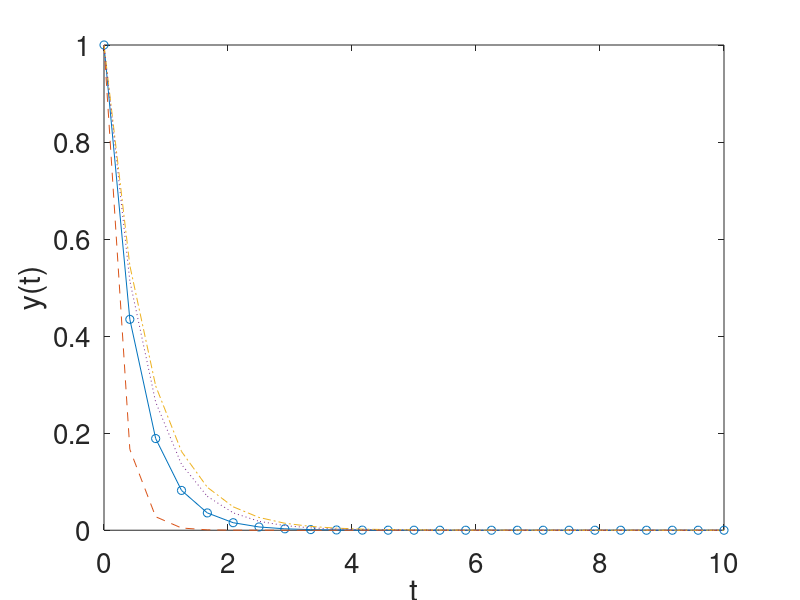
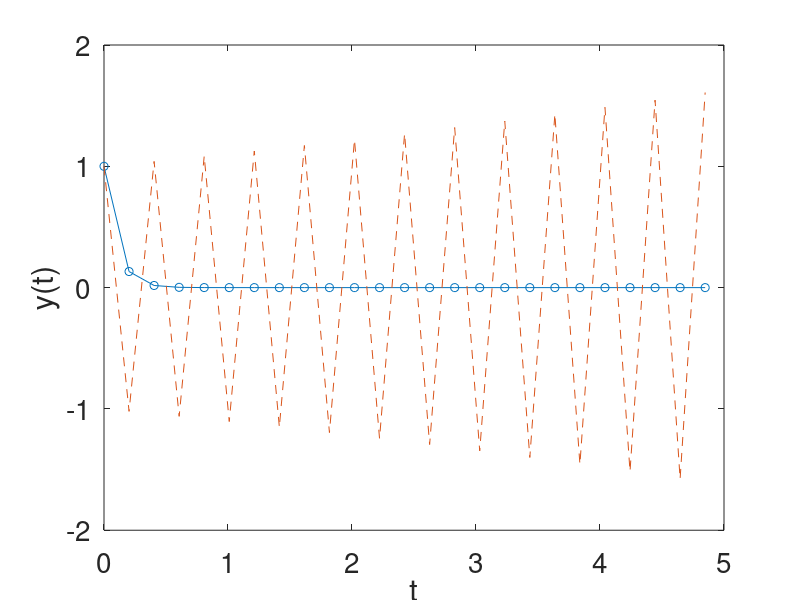
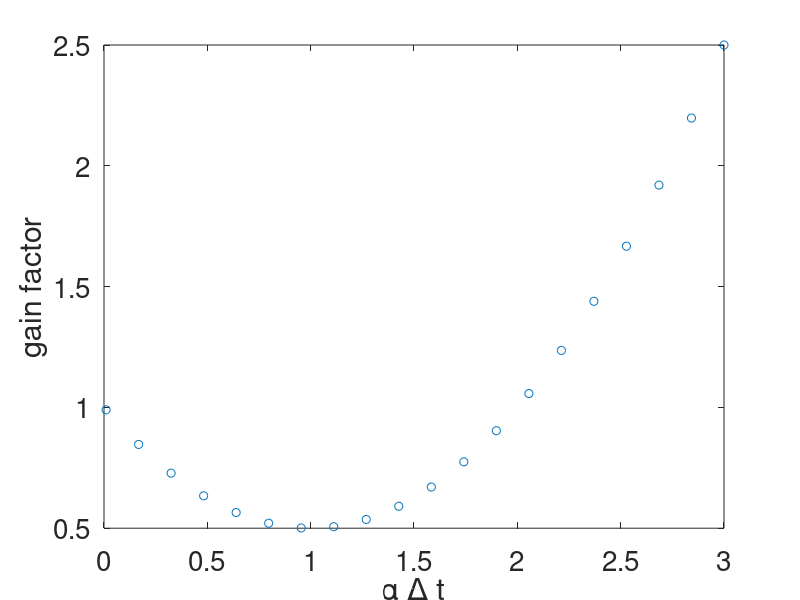

Source code (MATLAB) for these figures, in order: (Note: this script raises an error after producing the figures.)
%% Gridding in time
N=25;
tmin=0;
tmax=10;
t=linspace(tmin,tmax,N);
dt=t(2)-t(1);


%% Test problem
y0=1;
alpha=2;
ybar=y0*exp(-alpha*t);
figure(1);
plot(t,ybar,'o-');
xlabel('t');
ylabel('y(t)');
set(gca,'FontSize',20);


%% Forward Euler solution
yfwd=zeros(1,N);
yfwd(1)=y0;
for n=2:N
    yfwd(n)=yfwd(n-1)*(1-alpha*dt);
end %for
hold on;
plot(t,yfwd,'--');


%% Backward Euler solution
ybwd=zeros(1,N);
ybwd(1)=y0;
for n=2:N
    ybwd(n)=ybwd(n-1)/(1+alpha*dt);
end %for
plot(t,ybwd,'-.');


%% Illustration of stability
alpha2=10;
dtmargin=2/alpha2;
dtstable=1/10*dtmargin;
dtunstable=1.01*dtmargin;

dt2=dtunstable;
t2=0:dt2:5;
N=numel(t);
y2bar=y0*exp(-alpha2*t2);

y2fwd=zeros(1,N);
y2fwd(1)=y0;
for n=2:N
    y2fwd(n)=y2fwd(n-1)*(1-alpha2*dt2);
end %for

figure;
plot(t2,y2bar,'o-');
xlabel('t');
ylabel('y(t)');
set(gca,'FontSize',20);
hold on;
plot(t2,y2fwd,'--');


%% Illustration of convergence
%run the code above with finer mesh, etc.


%% Second order method; RK2
yRK2=zeros(1,N);
yRK2(1)=y0;
for n=2:N
    yhalf=yRK2(n-1)+dt/2*(-alpha*yRK2(n-1));
    yRK2(n)=yRK2(n-1)+dt*(-alpha*yhalf);
end %for
figure(1);
plot(t,yRK2,':')


%% RK2 stability considerations, FDE analysis
adt=linspace(0.01,3,20);
ladt=numel(adt);
G=zeros(ladt,1);
for igain=1:ladt
    G(igain)=(1-adt(igain)+1/2*adt(igain).^2);
end %for
figure;
plot(adt,G,'o')
set(gca,'FontSize',20);
xlabel('\alpha \Delta t');
ylabel('gain factor');


%% RK4 example; comparison against first and second order methods
yRK4=zeros(1,N);
yRK4(1)=y0;
for n=2:N
    dy1=dt*fRK(t(n-1),yRK4(n-1),alpha);
    dy2=dt*fRK(t(n-1)+dt/2,yRK4(n-1)+dy1/2,alpha);
    dy3=dt*fRK(t(n-1)+dt/2,yRK4(n-1)+dy2/2,alpha);
    dy4=dt*fRK(t(n-1)+dt,yRK4(n-1)+dy3,alpha);
    
    yRK4(n)=yRK4(n-1)+1/6*(dy1+2*dy2+2*dy3+dy4);
end %for
figure(1);
plot(t,yRK4,'^-')
legend('exact','fwd Eul','bwd Eul.','RK2','RK4')


%% RK2 and systems of equations, oscillating charge example
q=-1.6e-19;
m=9.1e-31;
B=10000e-9;
omega=q*B/m;
tmin=0;
tmax=2*2*pi/abs(omega);
t=linspace(tmin,tmax,20);
dt=t(2)-t(1);
lt=numel(t);

vx=zeros(1,lt);
vy=zeros(1,lt);
vy(1)=1e3;
vx(1)=1e3;
for n=2:lt
    vxhalf=vx(n-1)+dt/2*(omega*vy(n-1));
    vyhalf=vy(n-1)-dt/2*(omega*vx(n-1));
    
    vx(n)=vx(n-1)+dt*(omega*vyhalf);
    vy(n)=vy(n-1)-dt*(omega*vxhalf);    
end %for
figure;
plotyy(t,vx,t,vy);

x=cumtrapz(t,vx);
y=cumtrapz(t,vy);
vz=1e3;
z=vz*t;
figure;
comet3(x,y,z)


%% Handling multiple time scales (ODE stiffness, book examples)



%% One dimensional boundary value problems (direct)
addpath ../linear_algebra;



rmpath ../linear_algebra;


%% 1D BVP iterative methods
addpath ../linear_algebra;



rmpath ../linear_algebra;


